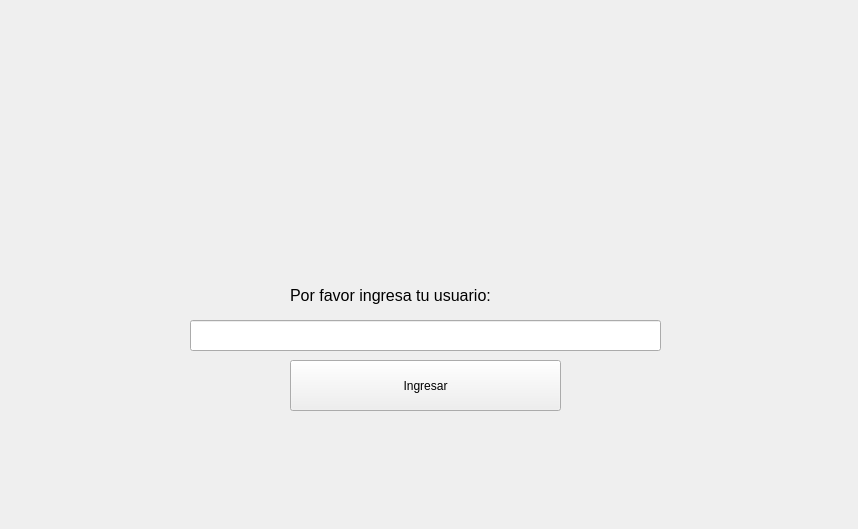
<?xml version="1.0" encoding="UTF-8"?>
<ui version="4.0">
 <class>DCClub</class>
 <widget class="QWidget" name="DCClub">
  <property name="geometry">
   <rect>
    <x>0</x>
    <y>0</y>
    <width>858</width>
    <height>529</height>
   </rect>
  </property>
  <property name="minimumSize">
   <size>
    <width>858</width>
    <height>529</height>
   </size>
  </property>
  <property name="maximumSize">
   <size>
    <width>858</width>
    <height>529</height>
   </size>
  </property>
  <property name="windowTitle">
   <string>Form</string>
  </property>
  <widget class="QLineEdit" name="usuario">
   <property name="geometry">
    <rect>
     <x>190</x>
     <y>320</y>
     <width>471</width>
     <height>31</height>
    </rect>
   </property>
  </widget>
  <widget class="QLabel" name="label_2">
   <property name="geometry">
    <rect>
     <x>290</x>
     <y>280</y>
     <width>261</width>
     <height>31</height>
    </rect>
   </property>
   <property name="text">
    <string>&lt;html&gt;&lt;head/&gt;&lt;body&gt;&lt;p&gt;&lt;span style=&quot; font-size:12pt;&quot;&gt;Por favor ingresa tu usuario:&lt;/span&gt;&lt;/p&gt;&lt;/body&gt;&lt;/html&gt;</string>
   </property>
  </widget>
  <widget class="QLabel" name="label">
   <property name="geometry">
    <rect>
     <x>20</x>
     <y>10</y>
     <width>811</width>
     <height>261</height>
    </rect>
   </property>
   <property name="text">
    <string/>
   </property>
  </widget>
  <widget class="QPushButton" name="ingresar">
   <property name="geometry">
    <rect>
     <x>290</x>
     <y>360</y>
     <width>271</width>
     <height>51</height>
    </rect>
   </property>
   <property name="text">
    <string>Ingresar</string>
   </property>
  </widget>
  <widget class="QLabel" name="error">
   <property name="geometry">
    <rect>
     <x>220</x>
     <y>470</y>
     <width>191</width>
     <height>21</height>
    </rect>
   </property>
   <property name="text">
    <string/>
   </property>
  </widget>
 </widget>
 <resources/>
 <connections/>
</ui>
